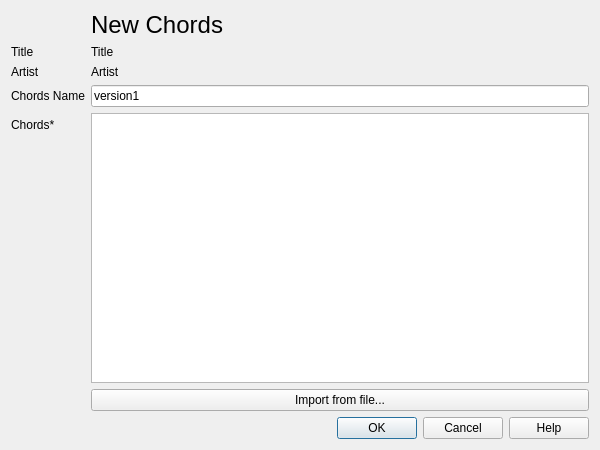
<?xml version="1.0" encoding="UTF-8"?>
<ui version="4.0">
 <class>ChordsWindow</class>
 <widget class="QWidget" name="ChordsWindow">
  <property name="geometry">
   <rect>
    <x>0</x>
    <y>0</y>
    <width>600</width>
    <height>450</height>
   </rect>
  </property>
  <property name="sizePolicy">
   <sizepolicy hsizetype="Expanding" vsizetype="Preferred">
    <horstretch>0</horstretch>
    <verstretch>0</verstretch>
   </sizepolicy>
  </property>
  <property name="windowTitle">
   <string>New Chords</string>
  </property>
  <layout class="QFormLayout" name="formLayout">
   <property name="fieldGrowthPolicy">
    <enum>QFormLayout::AllNonFixedFieldsGrow</enum>
   </property>
   <item row="0" column="1">
    <widget class="QLabel" name="dialogTitleLabel">
     <property name="font">
      <font>
       <pointsize>18</pointsize>
      </font>
     </property>
     <property name="text">
      <string>New Chords</string>
     </property>
     <property name="alignment">
      <set>Qt::AlignLeading|Qt::AlignLeft|Qt::AlignVCenter</set>
     </property>
    </widget>
   </item>
   <item row="1" column="0">
    <widget class="QLabel" name="lyricsLabel_5">
     <property name="text">
      <string>Title</string>
     </property>
    </widget>
   </item>
   <item row="1" column="1">
    <widget class="QLabel" name="songTitleLabel">
     <property name="text">
      <string>Title</string>
     </property>
    </widget>
   </item>
   <item row="2" column="0">
    <widget class="QLabel" name="lyricsLabel_4">
     <property name="text">
      <string>Artist</string>
     </property>
    </widget>
   </item>
   <item row="2" column="1">
    <widget class="QLabel" name="songArtistLabel">
     <property name="text">
      <string>Artist</string>
     </property>
    </widget>
   </item>
   <item row="3" column="0">
    <widget class="QLabel" name="lyricsLabel_2">
     <property name="text">
      <string>Chords Name</string>
     </property>
    </widget>
   </item>
   <item row="3" column="1">
    <widget class="QLineEdit" name="chordsNameInput">
     <property name="text">
      <string>version1</string>
     </property>
    </widget>
   </item>
   <item row="4" column="0">
    <widget class="QLabel" name="lyricsLabel_3">
     <property name="text">
      <string>Chords*</string>
     </property>
    </widget>
   </item>
   <item row="4" column="1">
    <widget class="QPlainTextEdit" name="lyricsInput">
     <property name="sizePolicy">
      <sizepolicy hsizetype="Expanding" vsizetype="Expanding">
       <horstretch>1</horstretch>
       <verstretch>1</verstretch>
      </sizepolicy>
     </property>
     <property name="minimumSize">
      <size>
       <width>200</width>
       <height>200</height>
      </size>
     </property>
     <property name="font">
      <font>
       <family>Overpass Mono</family>
       <kerning>true</kerning>
      </font>
     </property>
     <property name="plainText">
      <string/>
     </property>
    </widget>
   </item>
   <item row="5" column="1">
    <widget class="QPushButton" name="importButton">
     <property name="text">
      <string>Import from file...</string>
     </property>
    </widget>
   </item>
   <item row="6" column="1">
    <widget class="QDialogButtonBox" name="buttonBox">
     <property name="orientation">
      <enum>Qt::Horizontal</enum>
     </property>
     <property name="standardButtons">
      <set>QDialogButtonBox::Cancel|QDialogButtonBox::Help|QDialogButtonBox::Ok</set>
     </property>
     <property name="centerButtons">
      <bool>false</bool>
     </property>
    </widget>
   </item>
  </layout>
 </widget>
 <resources/>
 <connections/>
</ui>
